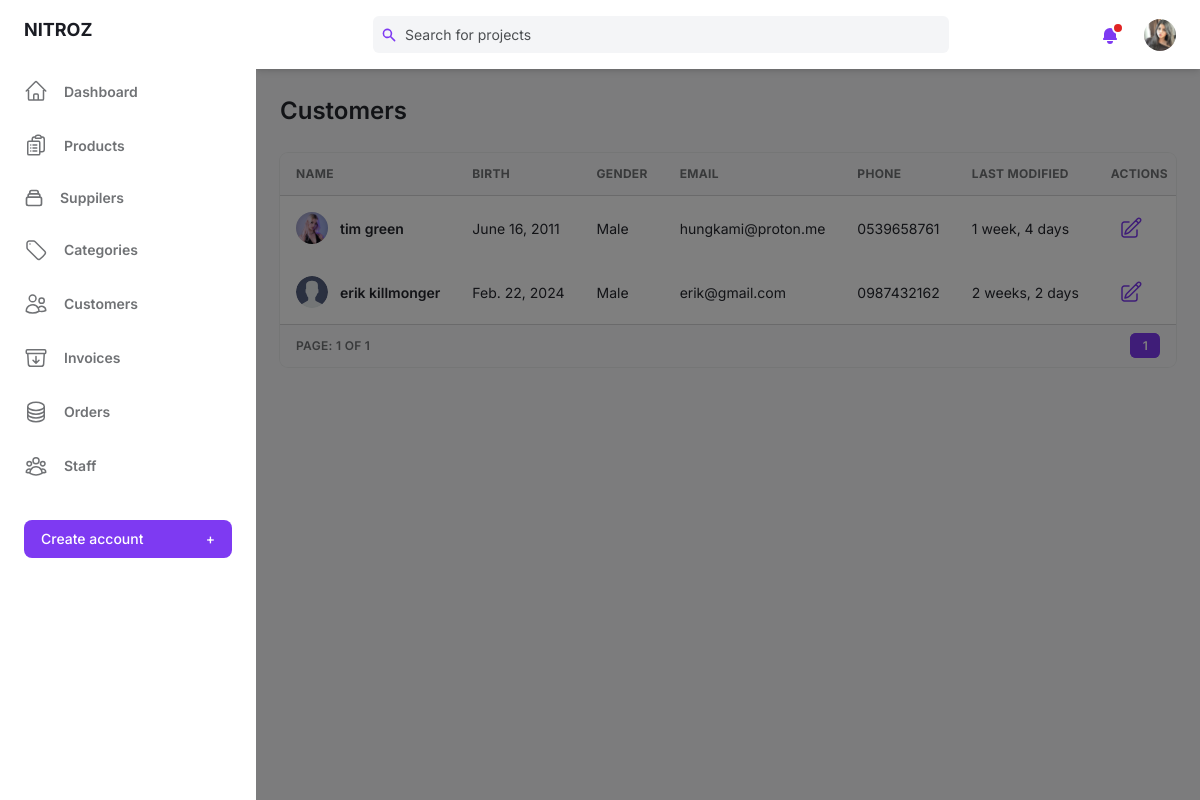
/super/customer/ (signed in), run on the app's committed database.
### base/models.py (models this page shows)
class User(AbstractUser):
    birth = models.DateField(blank=True,null=True)
    gender = models.BooleanField(default=False)
    email = models.EmailField(unique=True)
    phone = models.CharField(max_length=10,blank=True,null=True)
    avatar = models.ImageField(null=True,blank=True,upload_to='users/',default= 'users/avatar.svg')
    old_cart = models.CharField(max_length=200, blank=True, null=True)
    updated = models.DateTimeField(auto_now=True)
    created = models.DateTimeField(auto_now_add=True)
    USERNAME_FIELD = 'email'
    REQUIRED_FIELDS = []
    @property
    def ImageURL(self):
        try:
            url = self.avatar.url
        except:
            url = ''
        return url
    objects = CustomUserManager()

### base/views.py (the view)
# urls.py: path('super/customer/', views.customerAdmin, name="customerAdmin"),
@login_required(login_url='/super/login/')
def customerAdmin(request):
    pageView = 'read'
    if 'q' in request.GET:
        q = request.GET['q']
        mutiple_q = Q( Q(username__icontains=q) |
                        Q(first_name__icontains=q) |
                        Q(last_name__icontains=q) |
                        Q(email__icontains=q))
        customers = User.objects.filter(mutiple_q, is_staff=False)
    else:
        customers = User.objects.filter(is_staff=False)
    page = Paginator(customers, 4)
    page_list = request.GET.get('page')
    page = page.get_page(page_list)
    context = {'customers':customers, 'page':page, 'pageView':pageView}
    return render(request, 'base/admin/customer.html',context)

### base/context_processors.py (called while the page is built)
def cart(request):
    return {'cart': Cart(request)}

### base/templates/base/admin/customer.html (shortened to what this page needs)
{% extends "admin/main.html" %}
{% block content %}
<main class="h-full pb-16 overflow-y-auto">
    <div class="container grid px-6 mx-auto">
      {% if pageView == 'read' %}
      <h2 class="my-6 text-2xl font-semibold text-gray-700 dark:text-gray-200">Customers</h2>
      {% elif pageView == 'edit' %}
      <h2 class="my-6 text-2xl font-semibold text-gray-700 dark:text-gray-200">Edit Customer</h2>
      {% endif %}
      {% if pageView == 'read' %}
      <div class="w-full overflow-hidden rounded-lg shadow-xs">
        <div class="w-full overflow-x-auto">
            <table class="w-full whitespace-no-wrap">
                <thead>
                <tr class="text-xs font-semibold tracking-wide text-left text-gray-500 uppercase border-b dark:border-gray-700 bg-gray-50 dark:text-gray-400 dark:bg-gray-800">
                    <th class="px-4 py-3">Name</th>
                    <th class="px-4 py-3">Birth</th>
                    <th class="px-4 py-3">Gender</th>
                    <th class="px-4 py-3">Email</th>
                    <th class="px-4 py-3">Phone</th>
                    <th class="px-4 py-3">Last Modified</th>
                    <th class="px-4 py-3">Actions</th>
                </tr>
                </thead>
                {% for user in page.object_list %}
                <tbody class="bg-white divide-y dark:divide-gray-700 dark:bg-gray-800">
                <tr class="text-gray-700 dark:text-gray-400">
                    <td class="px-4 py-3">
                    <div class="flex items-center text-sm">
                        <div class="relative hidden w-8 h-8 mr-3 rounded-full md:block">
                        <img
                            class="object-cover w-full h-full rounded-full"
                            src="{{user.ImageURL}}" alt="" loading="lazy"/>
                        <div class="absolute inset-0 rounded-full shadow-inner" aria-hidden="true"></div>
                        </div>
                        <div>
                        <p class="font-semibold">{{user.first_name}} {{user.last_name}}</p>
                        </div>
                    </div>
                    </td>
                    <td class="px-4 py-3 text-sm">{{user.birth}}</td>
                    {% if user.gender %}
                    <td class="px-4 py-3 text-sm">Male</td>
                    {% else %}
                    <td class="px-4 py-3 text-sm">Female</td>
                    {% endif %}
                    <td class="px-4 py-3 text-sm">{{user.email}}</td>
                    <td class="px-4 py-3 text-sm">{{user.phone}}</td>
                    <td class="px-4 py-3 text-sm">{{user.updated|timesince}}</td>
                    <td class="px-4 py-3">
                    <div class="flex items-center space-x-4 text-sm">
                        <button class="flex items-center justify-between px-2 py-2 text-sm font-medium leading-5 text-purple-600 rounded-lg dark:text-gray-400 focus:outline-none focus:shadow-outline-gray"
                        aria-label="Edit"><a href="{% url 'updateCustomer' user.id %}">
                        </a>
                        </button>
                        <button class="flex items-center justify-between px-2 py-2 text-sm font-medium leading-5 text-purple-600 rounded-lg dark:text-gray-400 focus:outline-none focus:shadow-outline-gray"
                        aria-label="Delete">
                        </button>
                    </div>
                    </td>
                </tr>
                </tbody>
                {% endfor %}
            </table>
        </div>
        <div
          class="grid px-4 py-3 text-xs font-semibold tracking-wide text-gray-500 uppercase border-t dark:border-gray-700 bg-gray-50 sm:grid-cols-9 dark:text-gray-400 dark:bg-gray-800"
        >
          <span class="flex items-center col-span-3">Page: {{page.number}} of {{page.paginator.num_pages}}</span>
          <span class="col-span-2"></span>
          <span class="flex col-span-4 mt-2 sm:mt-auto sm:justify-end">
            <nav aria-label="Table navigation">
              <ul class="inline-flex items-center">
                {% for num_page in page.paginator.page_range %}
                    {% if num_page == 1 or num_page == page.paginator.num_pages or num_page == page.number or num_page == page.number|add:"-1" or num_page == page.number|add:"-2" or num_page == page.number|add:"1" or num_page == page.number|add:"2" %}
                        {% if page.number == num_page %}
                        <li><a class="px-3 py-1 text-white transition-colors duration-150 bg-purple-600 border border-r-0 border-purple-600 rounded-md focus:outline-none focus:shadow-outline-purple"
                        href="{% url 'customerAdmin' %}?page={{num_page}}{% if request.GET.q %}&q={{ request.GET.q }}{% endif %}">{{num_page}}</a>
                        </li>
                        {% else %}
                        <li><a class="px-3 py-1 rounded-md focus:outline-none focus:shadow-outline-purple"
                        href="{% url 'customerAdmin' %}?page={{num_page}}{% if request.GET.q %}&q={{ request.GET.q }}{% endif %}">{{num_page}}</a>
                        </li>
                        {% endif %}
                    {% elif num_page == page.paginator.num_pages|add:"-1" or num_page == 2 %}
                        <li><span class="px-3 py-1">...</span></li>
                    {% endif %}
                {% endfor %}
              </ul>
            </nav>
          </span>
        </div>
      </div>
      {% endif %}
    </div>
</main>
{% endblock content %}

### templates/admin/nav.html (shortened to what this page needs)
{% load static %}
<header class="z-10 py-4 bg-white shadow-md dark:bg-gray-800">
  <div class="container flex items-center justify-between h-full px-6 mx-auto text-purple-600 dark:text-purple-300">
    <div class="flex justify-center flex-1 lg:mr-32" style="margin-right:10px;">
      <div
        class="relative w-full max-w-xl mr-6 focus-within:text-purple-500"
      >
        <div class="absolute inset-y-0 flex items-center pl-2">
          <svg
            class="w-4 h-4"
            aria-hidden="true"
            fill="currentColor"
            viewBox="0 0 20 20"
          >
            <path
              fill-rule="evenodd"
              d="M8 4a4 4 0 100 8 4 4 0 000-8zM2 8a6 6 0 1110.89 3.476l4.817 4.817a1 1 0 01-1.414 1.414l-4.816-4.816A6 6 0 012 8z"
              clip-rule="evenodd"
            ></path>
          </svg>
        </div>
        <form>
        <input
          class="w-full pl-8 pr-2 text-sm text-gray-700 placeholder-gray-600 bg-gray-100 border-0 rounded-md dark:placeholder-gray-500 dark:focus:shadow-outline-gray dark:focus:placeholder-gray-600 dark:bg-gray-700 dark:text-gray-200 focus:placeholder-gray-500 focus:bg-white focus:border-purple-300 focus:outline-none focus:shadow-outline-purple form-input"
          type="text"
          placeholder="Search for projects"
          aria-label="Search"
          name = "q"
        /></form>
      </div>
    </div>
    <ul class="flex items-center flex-shrink-0 space-x-6">
      <li class="relative">
        <button
          class="relative align-middle rounded-md focus:outline-none focus:shadow-outline-purple"
          @click="toggleNotificationsMenu"
          @keydown.escape="closeNotificationsMenu"
          aria-label="Notifications"
          aria-haspopup="true"
        >
          <svg
            class="w-5 h-5"
            aria-hidden="true"
            fill="currentColor"
            viewBox="0 0 20 20"
          >
            <path
              d="M10 2a6 6 0 00-6 6v3.586l-.707.707A1 1 0 004 14h12a1 1 0 00.707-1.707L16 11.586V8a6 6 0 00-6-6zM10 18a3 3 0 01-3-3h6a3 3 0 01-3 3z"
            ></path>
          </svg>
          <span
            aria-hidden="true"
            class="absolute top-0 right-0 inline-block w-3 h-3 transform translate-x-1 -translate-y-1 bg-red-600 border-2 border-white rounded-full dark:border-gray-800"
          ></span>
        </button>
      </li>
      <li class="relative">
        <button
          class="align-middle rounded-full focus:shadow-outline-purple focus:outline-none"
          @click="toggleProfileMenu"
          @keydown.escape="closeProfileMenu"
          aria-label="Account"
          aria-haspopup="true"
        >
          {% if request.user.is_authenticated %}
          <img
            class="object-cover w-8 h-8 rounded-full"
            src="{{request.user.ImageURL}}"
            alt=""
            aria-hidden="true"
          />
          {% endif %}
        </button>
      </li>
    </ul>
  </div>
</header>

### data on the page
User: user.ImageURL (picture)
User: ImageURL (picture), first_name "tim", last_name "green", birth "June 16, 2011", gender "Male", email "hungkami@proton.me", phone "0539658761", updated "1 week, 4 days"
User: ImageURL (placeholder picture), first_name "erik", last_name "killmonger", birth "Feb. 22, 2024", gender "Male", email "erik@gmail.com", phone "0987432162", updated "2 weeks, 2 days"

### other printed values
{{ page.number }} "1"
{{ page.paginator.num_pages }} "1"
{{ num_page }} "1"
